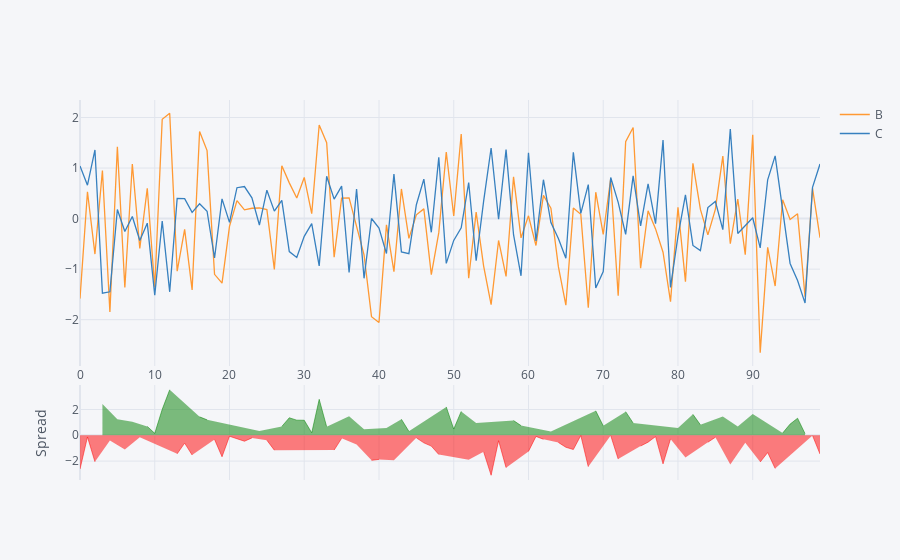

The notebook cell this image was saved under:
### Code cell
df[['B', 'C']].iplot(kind= 'spread')
